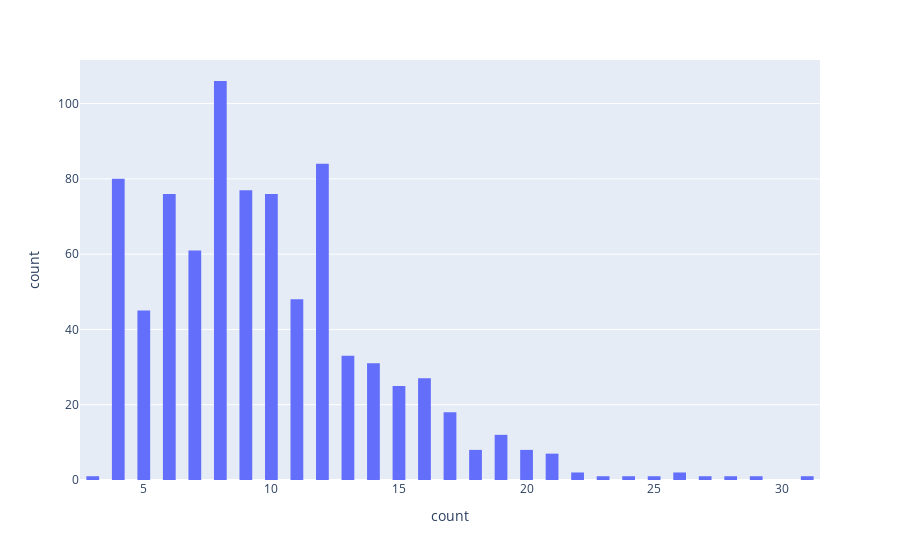

Source (notebook cell):
### Markdown cell above
# Layer 2

- Find the distribution of the expanded emotion cause span (Histogram)
- Find the number of utterances per dialog (Histogram + Total count)
- Find the number of words per utterance (Histogram + Total count)

### Code cell
# Find the number of utterances per dialog (Histogram + Total count)
print(f"Total number of utterances: {sum(num_utterance_list)}")
num_utterance_df = pd.DataFrame(num_utterance_list, columns=['utterance_per_dialogue'])

fig = px.histogram(num_utterance_df, x="utterance_per_dialogue")
fig.update_layout(bargap=0.5, hovermode="x")
fig.show()

### Figure 1 — Plotly figure (JSON) as saved in the notebook; plotly's stock layout.template omitted (floating-point values rounded to 4 significant figures; data arrays with more than 128 entries replaced by an {"elided": "..."} marker saying what was removed)
{"data": [{"alignmentgroup": "True", "bingroup": "x", "hovertemplate": "count=%{y}<extra></extra>", "legendgroup": "", "marker": {"color": "#636efa", "pattern": {"shape": ""}}, "name": "", "offsetgroup": "", "orientation": "v", "showlegend": false, "type": "histogram", "x": {"elided": "834 int values"}, "xaxis": "x", "yaxis": "y"}], "layout": {"bargap": 0.5, "barmode": "relative", "hovermode": "x", "legend": {"tracegroupgap": 0}, "margin": {"t": 60}, "xaxis": {"anchor": "y", "domain": [0, 1], "title": {"text": "count"}}, "yaxis": {"anchor": "x", "domain": [0, 1], "title": {"text": "count"}}}}
